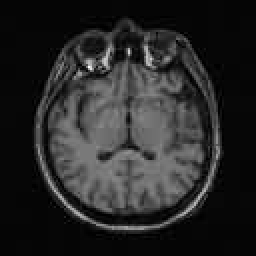
%> input picture trabalho1/ex2/MedicalImages/MR1.jpg, 128 x 128 px (shown 2 times larger)
$ octave --eval "funcTestFace;"   (GNU Octave 9; MATLAB toolbox functions it lacks are replaced by stand-ins)
%> lines starting %> are read from the running program, lines starting %| are printed output that depends on the picture
### trabalho1/ex2/medical_image_enhancement.m
%
% ISEL - Instituto Superior de Engenharia de Lisboa.
%
% LEIC - Licenciatura em Engenharia Informatica e de Computadores.
% MEIC - Mestrado em Engenharia Informatica e de Computadores.
%
% PIB - Processamento de Imagem e Biometria.
%
% medical_image_enhancement.m.m
% realiza transforma珲es de intensidade adequadas para melhorar a
% legibilidade das mesmas.

function J = medical_image_enhancement(filename)
%> called with filename = 'MedicalImages\MR1.jpg'

    if nargin==0
        %  filename =  'MedicalImages\MR1.jpg';
        %  filename =  'MedicalImages\US1.tif';
        %  filename =  'MedicalImages\PET1.tif';
          filename =  'MedicalImages\XRay1.tif';

    end

    info = imfinfo(filename);
    I = imread(filename);
%> I is the input picture: size 128x128 uint8; min 0, max 255, mean 39.7

	if (strcmp(info.ColorType, 'truecolor'))
        I = rgb2gray(I);
    end

    if strcmp(filename,'MedicalImages\PET1.tif')
        J = imadjust(I,[0.8 1],[0 1]); % tumores
        K = imadjust(I,[0 1],[0.06 0.9]); % improved body
        J = K+J;
% [5 lines of commented-out code are left out]
    else
    	J = imadjust(I);
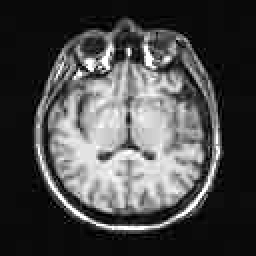
%> J: size 128x128 uint8 (shown 2 times larger); min 0, max 255, mean 74
    end

    figure();
    subplot(121); imshow(I); colorbar; title(' Imagem original' );
    subplot(122); imshow(J); colorbar; title(' Imagem transformada ' );
    imwrite(uint8(J), strcat(filename, 'transf', '.bmp'));

end

### trabalho1/ex2/funcRunMedical.m
%
% ISEL - Instituto Superior de Engenharia de Lisboa.
%
% LEIC - Licenciatura em Engenharia Informatica e de Computadores.
% MEIC - Mestrado em Engenharia Informatica e de Computadores.
%
% PIB - Processamento de Imagem e Biometria.
%
% Para testar todas as imagens da pasta MedicalImages

function funcTestFace()

    % Fechar todas as janelas de figuras.
    close all;

    % Limpar a consola.
    clc;

	filename =  'MedicalImages\MR1.jpg';
	medical_image_enhancement(filename);
    filename =  'MedicalImages\US1.tif';
	medical_image_enhancement(filename);
%> call 2 of medical_image_enhancement, with filename = 'MedicalImages\US1.tif'
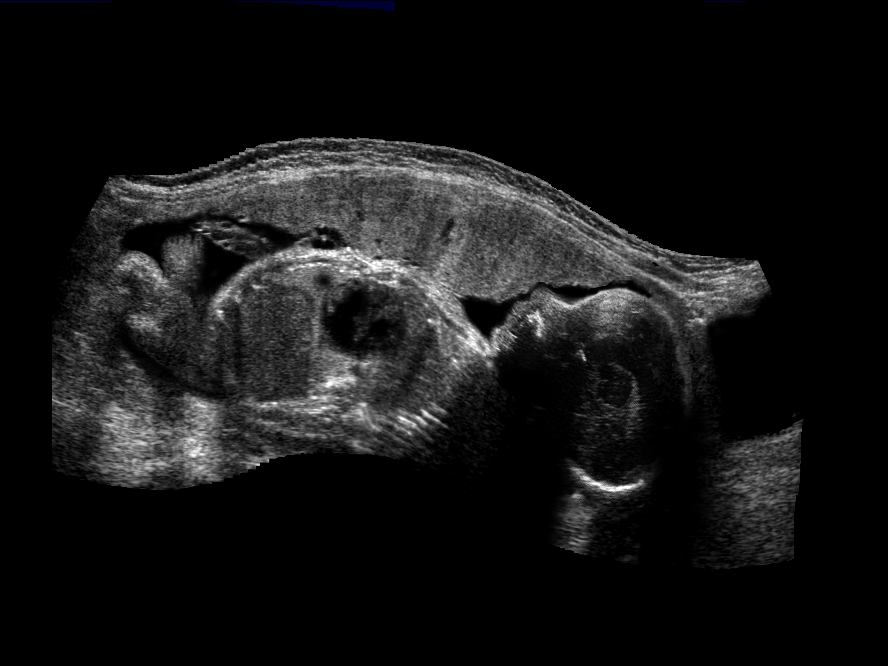
%> input picture trabalho1/ex2/MedicalImages/US1.tif, 888 x 666 px
%> in medical_image_enhancement, I is the input picture: size 666x888x3 uint8; mean R, G, B 21.1, 21.1, 21.2
%> in medical_image_enhancement (call 2), `J = imadjust(I);`:
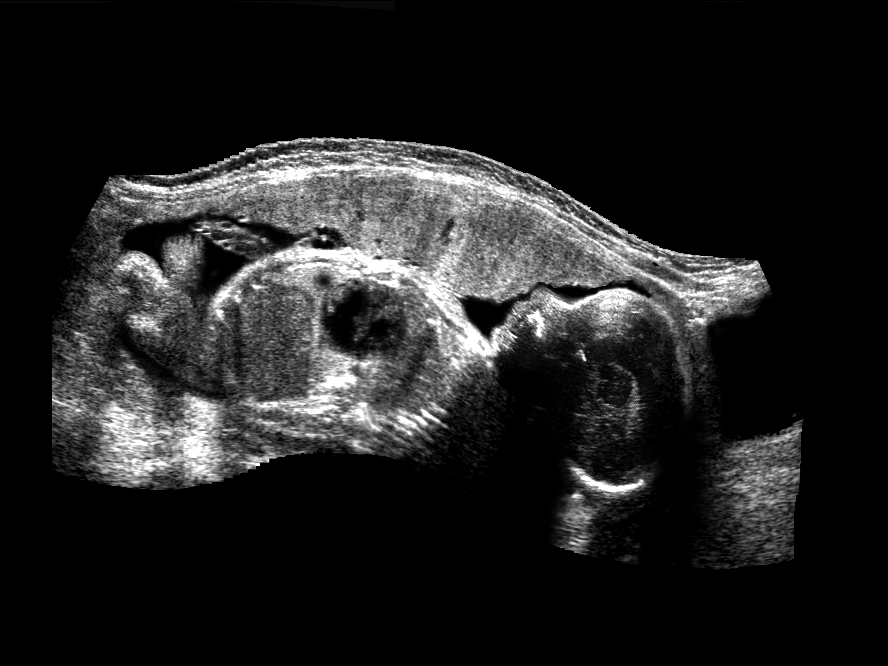
%> J: size 666x888 uint8; min 0, max 255, mean 32.8
    filename =  'MedicalImages\PET1.tif';
	medical_image_enhancement(filename);
%> call 3 of medical_image_enhancement, with filename = 'MedicalImages\PET1.tif'
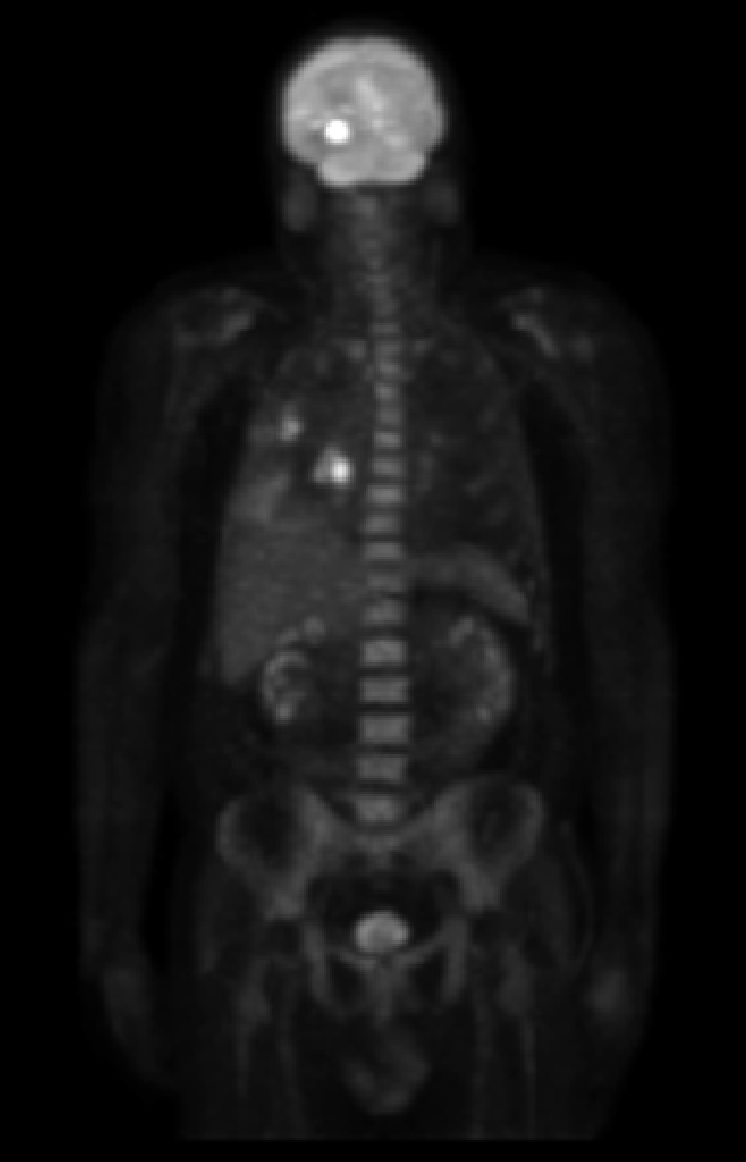
%> input picture trabalho1/ex2/MedicalImages/PET1.tif, 746 x 1162 px
%> in medical_image_enhancement, I is the input picture: size 1162x746 uint8; min 0, max 255, mean 19.4
%> in medical_image_enhancement (call 3), `J = imadjust(I,[0.8 1],[0 1]);`:
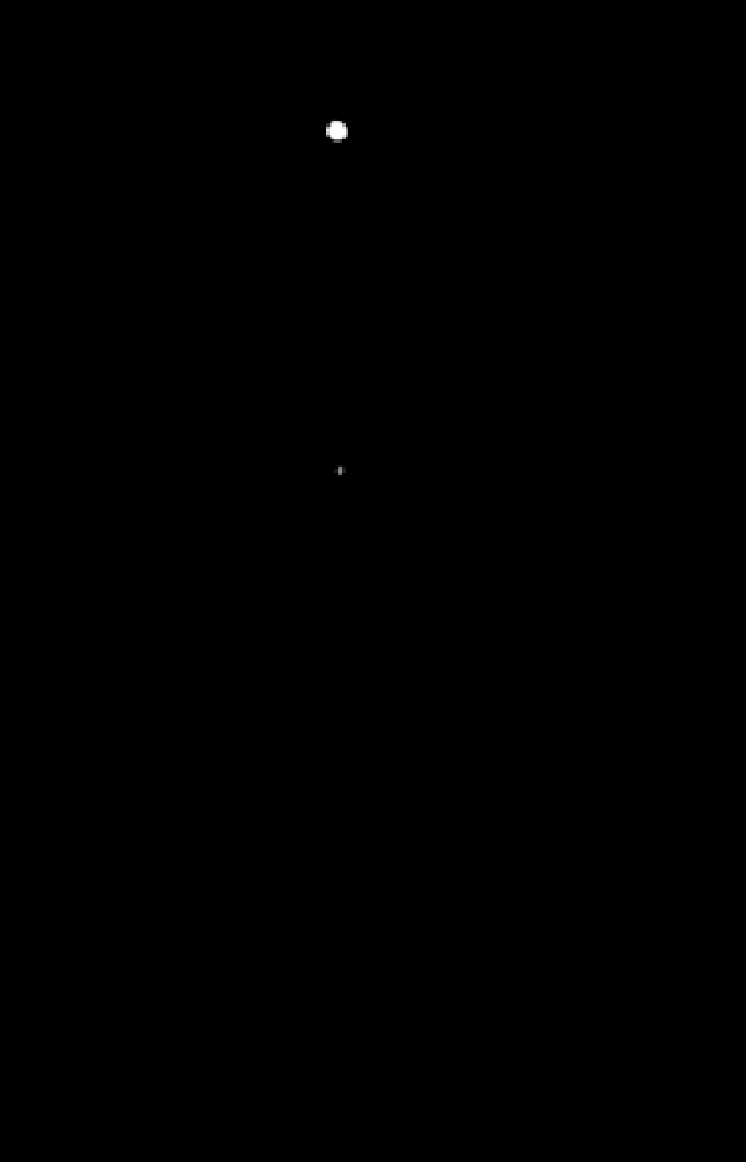
%> J: size 1162x746 uint8; min 0, max 255, mean 0.1
    filename =  'MedicalImages\XRay1.tif';
	medical_image_enhancement(filename);
%> call 4 of medical_image_enhancement, with filename = 'MedicalImages\XRay1.tif'
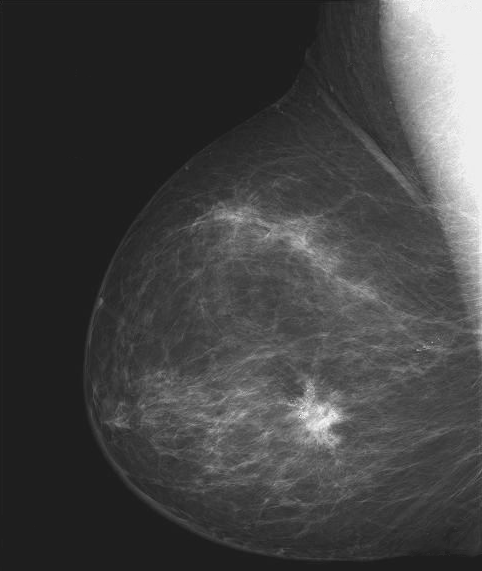
%> input picture trabalho1/ex2/MedicalImages/XRay1.tif, 482 x 571 px
%> in medical_image_enhancement, I is the input picture: size 571x482 uint8; min 21, max 255, mean 66.7
%> in medical_image_enhancement (call 4), `J = imadjust(I);`:
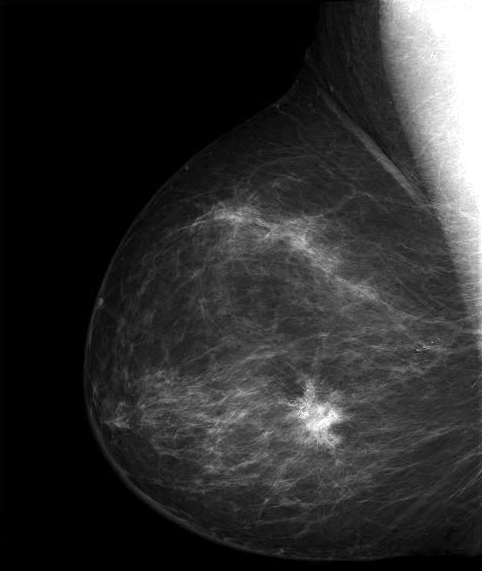
%> J: size 571x482 uint8; min 0, max 255, mean 45
end
